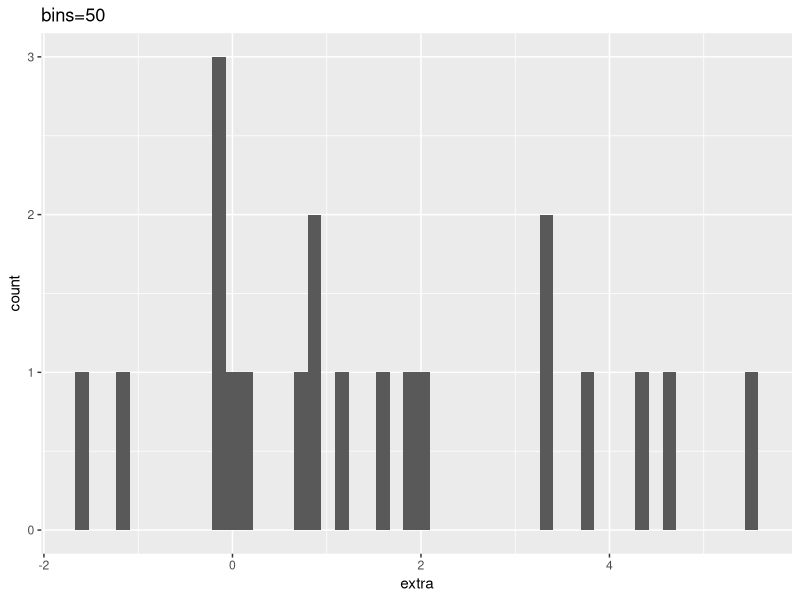
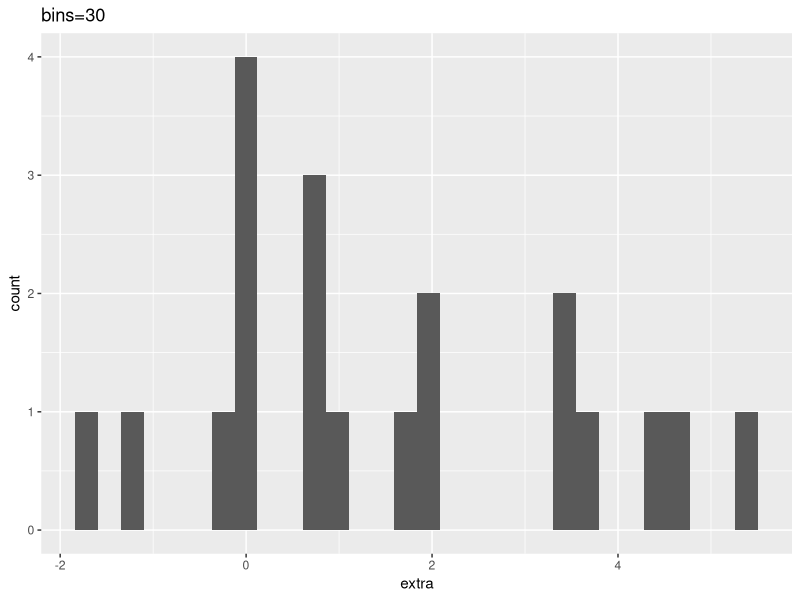
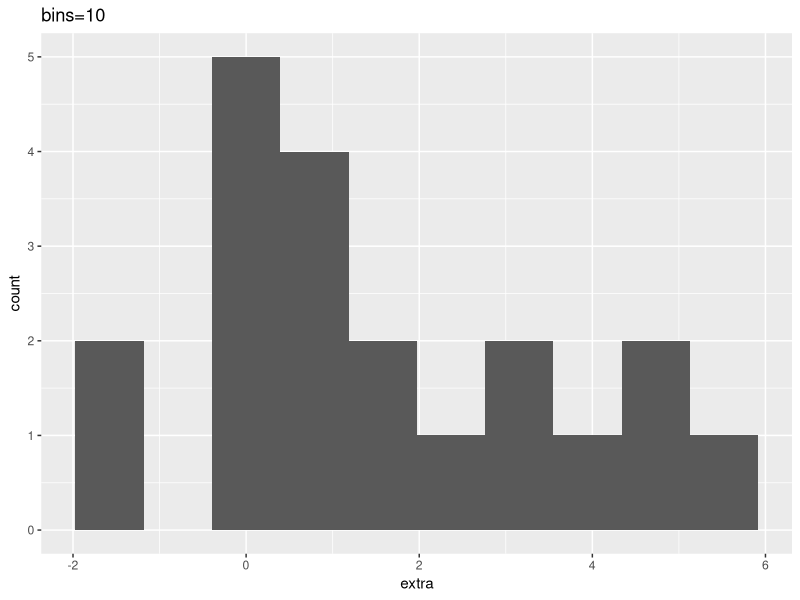
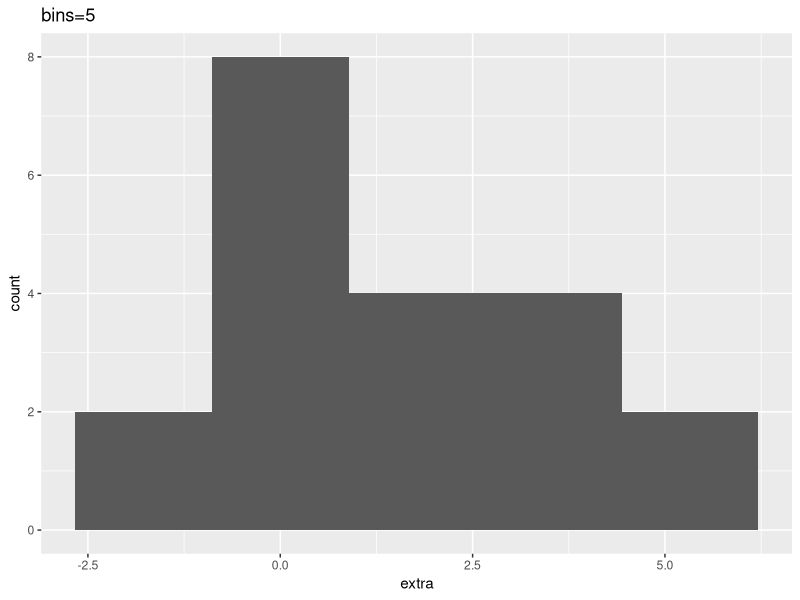
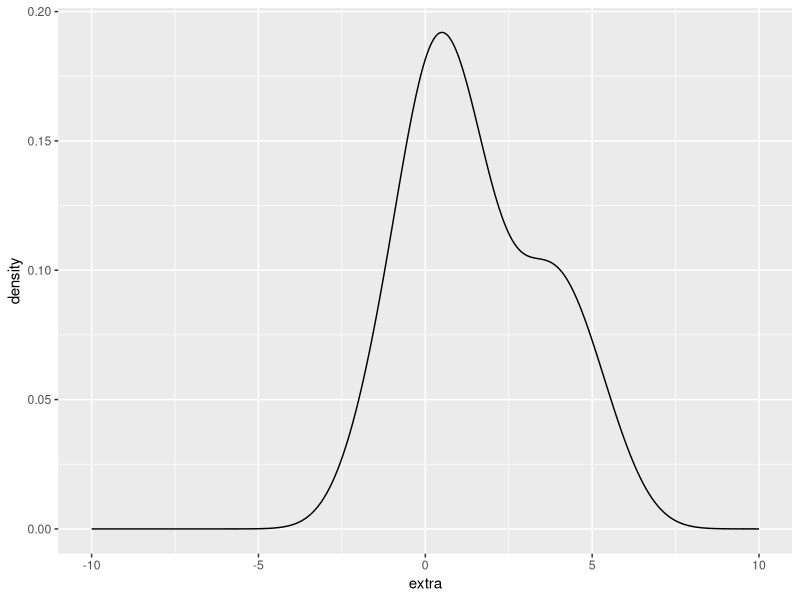
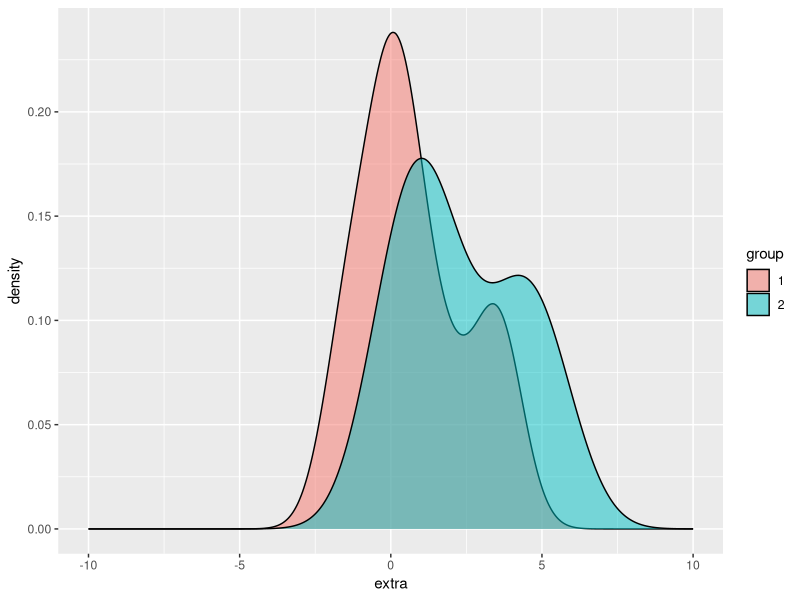
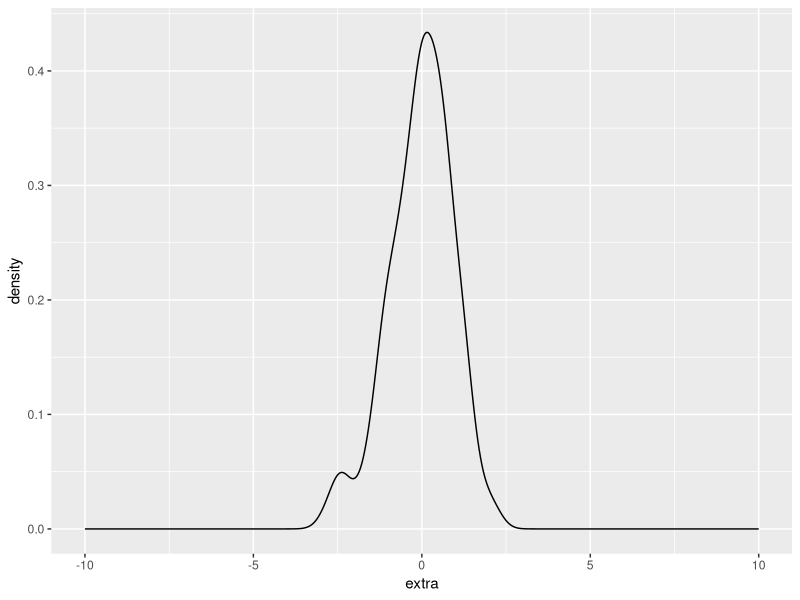
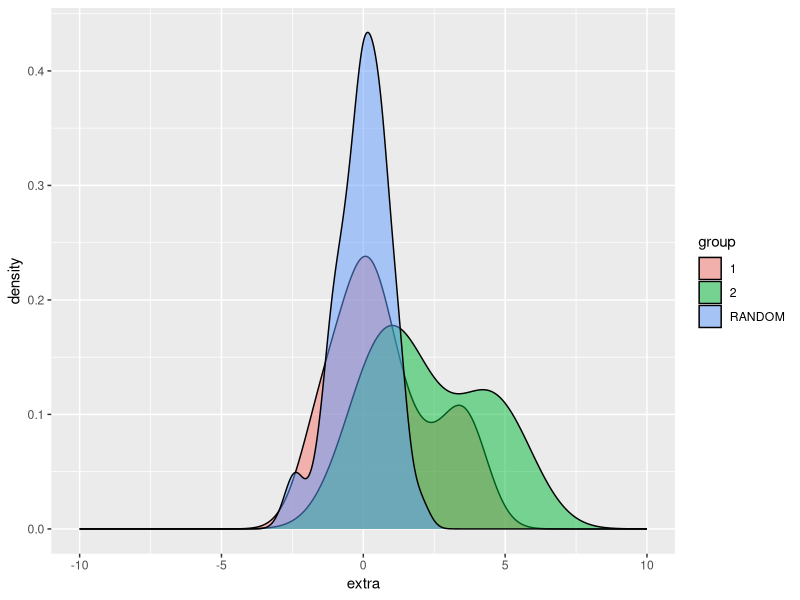

The R source for these figures, in order:
## ---- chunk 1
library (tidyverse)
library (datasets)
data(sleep)
str (sleep)
## ---- chunk 2
?ggplot()
?geom_histogram()
?ggtitle()

ggplot (sleep, aes (extra)) + geom_histogram(bins=50) + ggtitle ("bins=50")
ggplot (sleep, aes (extra)) + geom_histogram(bins=30) + ggtitle ("bins=30")
ggplot (sleep, aes (extra)) + geom_histogram(bins=10) + ggtitle ("bins=10")
ggplot (sleep, aes (extra)) + geom_histogram(bins=5) + ggtitle ("bins=5")
## ---- chunk 3
?ggplot()
?geom_densiyty
ggplot (sleep, aes (extra)) + geom_density() + xlim(c(-10,10))

ggplot (sleep, aes (extra, fill=group)) + geom_density(alpha=.5) + xlim(c(-10,10))
## ---- chunk 4
set.seed(198)
?rnorm 
?as.data.frame

extra <- rnorm(120, 0, 1)
extra<-as.data.frame (extra)

ggplot (extra, aes (extra)) + geom_density() + xlim (c(-10,10))

shapiro.test (extra$extra)

## ---- chunk 5
?add_column
?rbind

norm.table<- add_column (extra, group="RANDOM", ID="RANDOM")

new.df<-rbind (norm.table, sleep)
str (new.df)

ggplot (new.df, aes (extra, fill=group)) + geom_density(alpha=.5) + xlim(c(-10,10))

group1<-filter (sleep, group=="1")
shapiro.test(group1$extra)

group2<-filter (sleep, group=="2")
shapiro.test(group2$extra)
## ---- chunk 6
library (e1071)
?kurtosis
?skewness
#Normal Distribution
kurtosis(extra$extra, type = 2)
skewness( extra$extra, type = 2)

kurtosis(group1$extra, type = 2)
skewness( group1$extra, type = 2)

kurtosis(group2$extra, type = 2)
skewness( group2$extra, type = 2)

## ---- chunk 7
summary (new.df)

ggplot (new.df, aes (extra, fill=group)) + geom_density(alpha=.5) + 
  xlim(c(-10,10)) + scale_fill_manual(values=c("Grey", "DarkGrey", "Black")) +   
  theme_bw() + xlab("Effect on Hours of Sleep") + 
  labs(fill = "Treatment Group") + geom_vline(xintercept=0.9004) + 
  annotate ("text", x=7, y=.35, label= "distribution mean=0.9", size=10) +
  theme (legend.position = "top", legend.text = element_text(size=18), 
         legend.title = element_text(size=18, face="bold"), 
         axis.text=element_text(size=18), axis.title=element_text(size=18, face="bold"))
